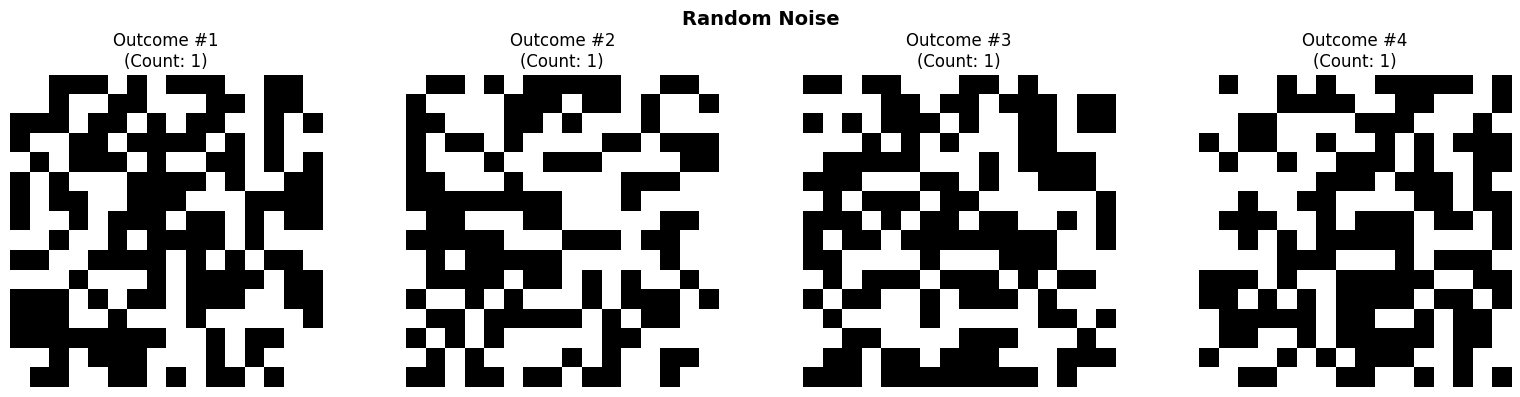
#> input picture ProvidedFiles/side_quests/challenge_02_generative_quantum_art/images/output.png, 1520 x 397 px
$ python image_generator.py --input ../ProvidedFiles/side_quests/challenge_02_generative_quantum_art/images/output.png --output out.png --width 100 --height 100
#> lines starting #> are read from the running program, lines starting #| are printed output that depends on the picture
from PIL import Image
import numpy as np

# 4x4 binary image with duplicate 2x2 chunks:
#
# chunk 0 == chunk 3
#
# [[1,0 | 0,1],
#  [1,1 | 1,0],
#  -----+-----
#  [0,0 | 1,0],
#  [1,0 | 1,1]]

arr = np.array([
    [255,   0,   0, 255, 0, 255, 0, 0],
    [255, 255, 255,   0, 0, 0, 255, 255],
    [  0,   0, 255,   0, 255, 255, 255, 0],
    [255,   0, 255, 255, 0, 0, 255, 255],
    [255,   255,   0, 255, 0, 255, 0, 0],
    [255, 255, 0,   0, 0, 0, 255, 255],
    [  0,   0, 255,   0, 255, 0, 0, 0],
    [255,   0, 0, 255, 255, 0, 0, 255],
], dtype=np.uint8)

Image.fromarray(arr, mode="L").save("all_pairs_similarity_analysis/test_8x8.png")

#!/usr/bin/env python3
"""
Resize an image to a specific resolution.

Example:
    python resize_image.py --input input.png --output output.png --width 512 --height 512
"""

import argparse
from pathlib import Path
from PIL import Image


def resize_image(
    input_path: str,
    output_path: str,
    width: int,
    height: int,
    keep_aspect_ratio: bool = False,
) -> None:
    """
    Resize an image to the requested resolution.

    If keep_aspect_ratio is False:
        The image is stretched/squeezed exactly to width x height.

    If keep_aspect_ratio is True:
        The image is resized to fit inside width x height while preserving aspect ratio,
        then padded with white background to exactly width x height.
    """
#> called with output_path = 'out.png', width = 100, height = 100, keep_aspect_ratio = False
    input_file = Path(input_path)

    if not input_file.exists():
        raise FileNotFoundError(f"Input image does not exist: {input_path}")

    if width <= 0 or height <= 0:
        raise ValueError("Width and height must be positive integers.")

    img = Image.open(input_file).convert("RGB")

    if keep_aspect_ratio:
        # Resize while preserving aspect ratio.
        img.thumbnail((width, height), Image.Resampling.LANCZOS)

        # Create a white canvas of the target size.
        canvas = Image.new("RGB", (width, height), "white")

        # Center the resized image on the canvas.
        x = (width - img.width) // 2
        y = (height - img.height) // 2
        canvas.paste(img, (x, y))

        result = canvas
    else:
        # Resize exactly to the requested dimensions.
        result = img.resize((width, height), Image.Resampling.LANCZOS)
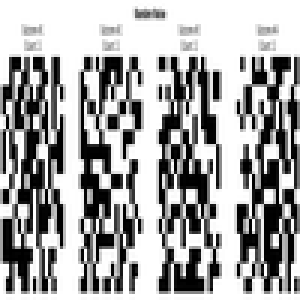
#> result: PIL image 100x100 RGB (shown 3 times larger); min 0, max 255, mean 166.9

    result.save(output_path)
    print(f"Saved resized image to: {output_path}")
    print(f"Final resolution: {result.width}x{result.height}")
#| Final resolution: 100x100


def main() -> None:
    parser = argparse.ArgumentParser(description="Resize an image to a specific resolution.")

    parser.add_argument("--input", required=True, help="Path to the input image.")
    parser.add_argument("--output", required=True, help="Path to save the resized image.")
    parser.add_argument("--width", type=int, required=True, help="Target width in pixels.")
    parser.add_argument("--height", type=int, required=True, help="Target height in pixels.")

    parser.add_argument(
        "--keep-aspect-ratio",
        action="store_true",
        help="Preserve aspect ratio and pad to the requested resolution.",
    )

    args = parser.parse_args()

    resize_image(
        input_path=args.input,
        output_path=args.output,
        width=args.width,
        height=args.height,
        keep_aspect_ratio=args.keep_aspect_ratio,
    )


if __name__ == "__main__":
    main()
